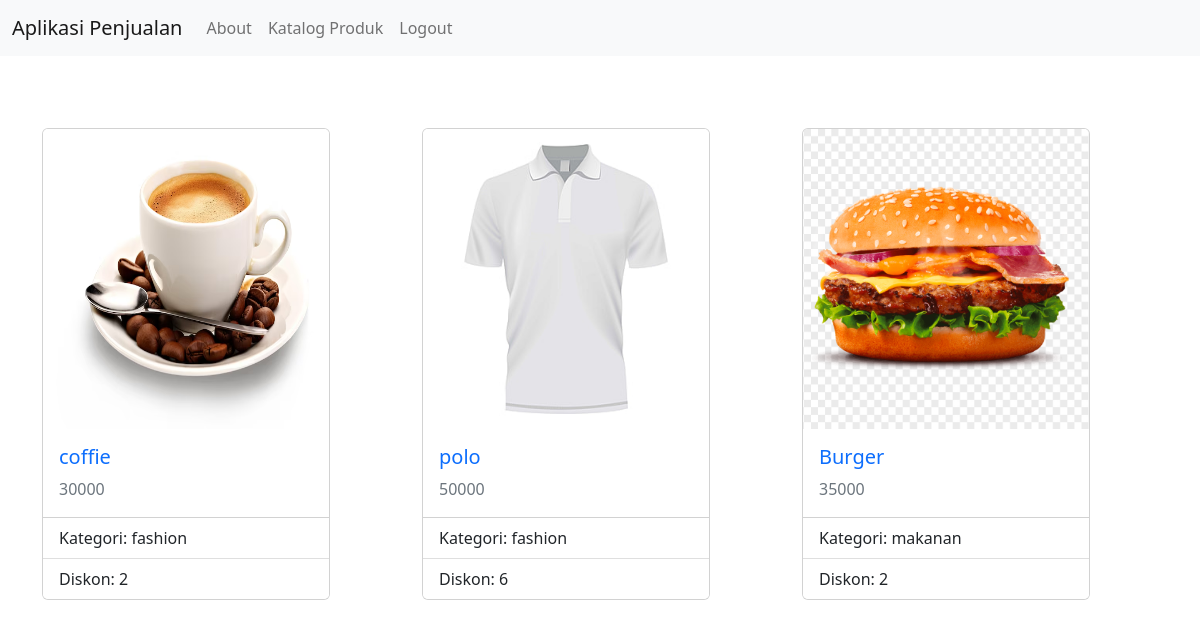
The page /katalog_produk.php (signed in) on the database its author committed.
### tables this page shows
CREATE TABLE `tbl_produk` (
  `id_produk` int NOT NULL,
  `nama_produk` varchar(50) NOT NULL,
  `kategori_produk` enum('makanan','minuman','fashion','') NOT NULL,
  `jumlah_stok` int NOT NULL,
  `harga` int NOT NULL,
  `diskon` int NOT NULL,
  `harga_pokok` int NOT NULL,
  `gambar` text NOT NULL
);

### katalog_produk.php (the view, shortened to what this page needs)
<?php
include 'koneksi.php';
?>
<!DOCTYPE html>
<html lang="en">
<head>
    <link rel="stylesheet" href="asset/css/bootstrap.min.css">
</head>
<body>
<nav class="navbar navbar-expand-lg bg-light">
    <div class="container-fluid">
        <a class="navbar-brand" href="#">Aplikasi Penjualan</a>
        <div class="collapse navbar-collapse" id="navbarSupportedContent">
            <ul class="navbar-nav me-auto mb-2 mb-lg-0">
                <li class="nav-item"><a class="nav-link" href="#">About</a></li>
                <li class="nav-item"><a class="nav-link" href="katalog_produk.php">Katalog Produk</a></li>
                <li class="nav-item"><a class="nav-link" href="logout.php">Logout</a></li>
            </ul>
        </div>
    </div>
</nav>
<br><br>
<div class="container">
    <div class="row">
        <?php
        $query = mysqli_query($koneksi, "SELECT * FROM tbl_produk ORDER BY id_produk DESC");
        while ($data = mysqli_fetch_assoc($query)) :
        ?>
        <div class="col-md-4 col-12 mb-4 mt-4">
            <div class="card" style="width: 18rem;">
                <img src="images/<?php echo $data['gambar']; ?>" width="200px" height="300px" class="card-img-top" alt="">
                <div class="card-body">
                    <h5 class="card-title text-primary"><?php echo $data['nama_produk']; ?></h5>
                    <p class="card-text text-secondary"><?php echo $data['harga']; ?></p>
                </div>
                <ul class="list-group list-group-flush">
                    <li class="list-group-item">Kategori: <?php echo $data['kategori_produk']; ?></li>
                    <li class="list-group-item">Diskon: <?php echo $data['diskon']; ?></li>
                </ul>
            </div>
        </div>
        <?php endwhile; ?>
    </div>
</div>
</body>
</html>

### rows shown on the page
tbl_produk: gambar (picture), nama_produk "coffie", harga "30000", kategori_produk "fashion", diskon "2"
tbl_produk: gambar (picture), nama_produk "polo", harga "50000", kategori_produk "fashion", diskon "6"
tbl_produk: gambar (picture), nama_produk "Burger", harga "35000", kategori_produk "makanan", diskon "2"
